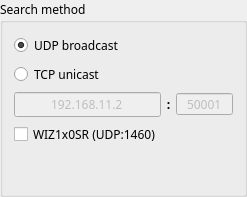
           <widget class="QGroupBox" name="group_searchmethod">
            <property name="minimumSize">
             <size>
              <width>220</width>
              <height>140</height>
             </size>
            </property>
            <property name="maximumSize">
             <size>
              <width>440</width>
              <height>260</height>
             </size>
            </property>
            <property name="font">
             <font>
              <family>맑은 고딕</family>
              <pointsize>9</pointsize>
             </font>
            </property>
            <property name="title">
             <string>Search method</string>
            </property>
            <layout class="QGridLayout" name="gridLayout_7">
             <item row="0" column="0">
              <widget class="QRadioButton" name="broadcast">
               <property name="minimumSize">
                <size>
                 <width>150</width>
                 <height>22</height>
                </size>
               </property>
               <property name="maximumSize">
                <size>
                 <width>300</width>
                 <height>45</height>
                </size>
               </property>
               <property name="font">
                <font>
                 <family>맑은 고딕</family>
                 <pointsize>9</pointsize>
                </font>
               </property>
               <property name="text">
                <string>UDP broadcast</string>
               </property>
               <property name="checked">
                <bool>true</bool>
               </property>
              </widget>
             </item>
             <item row="1" column="0">
              <layout class="QGridLayout" name="gridLayout_97">
               <item row="0" column="0">
                <widget class="QRadioButton" name="unicast_ip">
                 <property name="enabled">
                  <bool>true</bool>
                 </property>
                 <property name="minimumSize">
                  <size>
                   <width>150</width>
                   <height>22</height>
                  </size>
                 </property>
                 <property name="maximumSize">
                  <size>
                   <width>300</width>
                   <height>45</height>
                  </size>
                 </property>
                 <property name="font">
                  <font>
                   <family>맑은 고딕</family>
                   <pointsize>9</pointsize>
                  </font>
                 </property>
                 <property name="text">
                  <string>TCP unicast</string>
                 </property>
                </widget>
               </item>
               <item row="1" column="0">
                <layout class="QGridLayout" name="gridLayout_98">
                 <item row="0" column="0">
                  <widget class="QLineEdit" name="search_ipaddr">
                   <property name="enabled">
                    <bool>false</bool>
                   </property>
                   <property name="sizePolicy">
                    <sizepolicy hsizetype="Expanding" vsizetype="Minimum">
                     <horstretch>0</horstretch>
                     <verstretch>0</verstretch>
                    </sizepolicy>
                   </property>
                   <property name="minimumSize">
                    <size>
                     <width>105</width>
                     <height>23</height>
                    </size>
                   </property>
                   <property name="maximumSize">
                    <size>
                     <width>210</width>
                     <height>45</height>
                    </size>
                   </property>
                   <property name="font">
                    <font>
                     <family>맑은 고딕</family>
                     <pointsize>9</pointsize>
                    </font>
                   </property>
                   <property name="text">
                    <string>192.168.11.2</string>
                   </property>
                   <property name="frame">
                    <bool>true</bool>
                   </property>
                   <property name="echoMode">
                    <enum>QLineEdit::Normal</enum>
                   </property>
                   <property name="alignment">
                    <set>Qt::AlignCenter</set>
                   </property>
                  </widget>
                 </item>
                 <item row="0" column="1">
                  <widget class="QLabel" name="label_153">
                   <property name="minimumSize">
                    <size>
                     <width>3</width>
                     <height>23</height>
                    </size>
                   </property>
                   <property name="maximumSize">
                    <size>
                     <width>3</width>
                     <height>23</height>
                    </size>
                   </property>
                   <property name="font">
                    <font>
                     <family>맑은 고딕</family>
                     <pointsize>9</pointsize>
                     <weight>75</weight>
                     <bold>true</bold>
                    </font>
                   </property>
                   <property name="text">
                    <string>:</string>
                   </property>
                   <property name="alignment">
                    <set>Qt::AlignCenter</set>
                   </property>
                  </widget>
                 </item>
                 <item row="0" column="2">
                  <widget class="QLineEdit" name="search_port">
                   <property name="enabled">
                    <bool>false</bool>
                   </property>
                   <property name="sizePolicy">
                    <sizepolicy hsizetype="Expanding" vsizetype="Minimum">
                     <horstretch>0</horstretch>
                     <verstretch>0</verstretch>
                    </sizepolicy>
                   </property>
                   <property name="minimumSize">
                    <size>
                     <width>57</width>
                     <height>22</height>
                    </size>
                   </property>
                   <property name="maximumSize">
                    <size>
                     <width>57</width>
                     <height>22</height>
                    </size>
                   </property>
                   <property name="font">
                    <font>
                     <family>맑은 고딕</family>
                     <pointsize>9</pointsize>
                    </font>
                   </property>
                   <property name="text">
                    <string>50001</string>
                   </property>
                   <property name="alignment">
                    <set>Qt::AlignCenter</set>
                   </property>
                  </widget>
                 </item>
                </layout>
               </item>
              </layout>
             </item>
             <item row="2" column="0">
              <widget class="QCheckBox" name="chk_wiz1x0_search">
               <property name="minimumSize">
                <size>
                 <width>150</width>
                 <height>22</height>
                </size>
               </property>
               <property name="font">
                <font>
                 <family>맑은 고딕</family>
                 <pointsize>9</pointsize>
                </font>
               </property>
               <property name="text">
                <string>WIZ1x0SR (UDP:1460)</string>
               </property>
               <property name="checked">
                <bool>false</bool>
               </property>
              </widget>
             </item>
             <item row="3" column="0">
              <widget class="QLabel" name="lbl_wiz1x0_search_warn">
               <property name="font">
                <font>
                 <family>맑은 고딕</family>
                 <pointsize>8</pointsize>
                </font>
               </property>
               <property name="styleSheet">
                <string notr="true">color: transparent;</string>
               </property>
               <property name="text">
                <string>※ Enabling this option will increase search time.</string>
               </property>
               <property name="wordWrap">
                <bool>true</bool>
               </property>
              </widget>
             </item>
            </layout>
           </widget>
